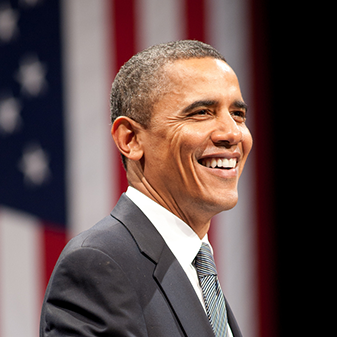
#> input picture 01.DETECT A SMILE ALONG WITH FACE FROM WEBCAM/image_examples/obama.jpg, 337 x 337 px
$ python 02.DETECT_FACE_EYE_SMILE_FROM_IMAGE.py
#> lines starting #> are read from the running program, lines starting #| are printed output that depends on the picture
# -*- coding: utf-8 -*-
"""
Created on Sun May 24 14:00:51 2020

@author: INE12363221
"""
#REF:
#PART1: https://towardsdatascience.com/the-intuition-behind-facial-detection-the-viola-jones-algorithm-29d9106b6999
#PART2: https://towardsdatascience.com/facial-recognition-happiness-bbb3c4293d1d
import numpy as np
import cv2

# We point OpenCV's CascadeClassifier function to where our
# classifier (XML file format) is stored
face_cascade = cv2.CascadeClassifier('Haarcascades/haarcascade_frontalface_default.xml') # We load the cascade for the face.
eye_cascade = cv2.CascadeClassifier('Haarcascades/haarcascade_eye.xml') # We load the cascade for the eyes.
smile_cascade = cv2.CascadeClassifier('Haarcascades/haarcascade_smile.xml') # We load the cascade for the eyes.

# Load our image then convert it to grayscale
image = cv2.imread('image_examples/obama.jpg')
#> image is the input picture: shape (337, 337, 3); mean B, G, R 76.1, 77.4, 96.7
gray = cv2.cvtColor(image, cv2.COLOR_BGR2GRAY)
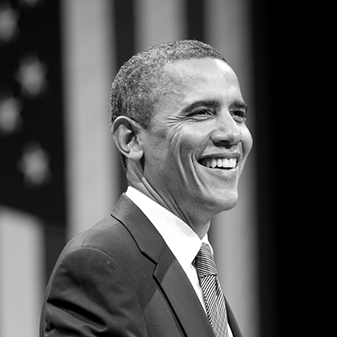
#> gray: shape (337, 337); min 0, max 255, mean 83

def detect(gray, frame): # We create a function that takes as input the image in black and white (gray) and the original image (frame), and that will return the same image with the detector rectangles.
    faces = face_cascade.detectMultiScale(gray, 1.3, 5) # We apply the detectMultiScale method from the face cascade to locate one or several faces in the image.
#> faces = [[161, 66, 119, 119]]
    for (x, y, w, h) in faces: # For each detected face:
        cv2.rectangle(frame, (x, y), (x+w, y+h), (255, 0, 0), 2) # We paint a rectangle around the face.
        roi_gray = gray[y:y+h, x:x+w] # We get the region of interest in the black and white image.
        roi_color = frame[y:y+h, x:x+w] # We get the region of interest in the colored image.
        eyes = eye_cascade.detectMultiScale(roi_gray, 1.1, 3) # We apply the detectMultiScale method to locate one or several eyes in the image.
        for (ex, ey, ew, eh) in eyes: # For each detected eye:
            cv2.rectangle(roi_color,(ex, ey),(ex+ew, ey+eh), (0, 255, 0), 2) # We paint a rectangle around the eyes, but inside the referential of the face.
        smile = smile_cascade.detectMultiScale(roi_gray, 1.7, 20)
        for (x_smile, y_smile, w_smile, h_smile) in smile:
            cv2.rectangle(roi_color,(x_smile, y_smile),(x_smile+w_smile, y_smile+h_smile), (200, 0, 130), 2)
#> this loop made 1 pass
#> pass 1, in detect, `roi_gray = gray[y:y+h, x:x+w]`:
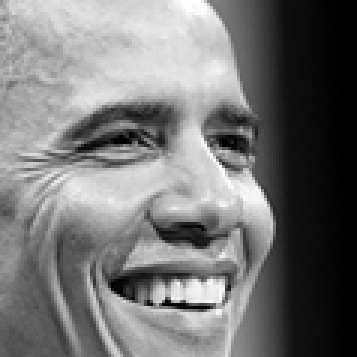
#> roi_gray: shape (119, 119) (shown 3 times larger); min 0, max 255, mean 117.4
#> pass 1, in detect, `roi_color = frame[y:y+h, x:x+w]`:
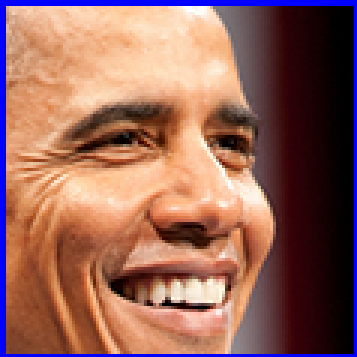
#> roi_color: shape (119, 119, 3) (shown 3 times larger); mean B, G, R 90.7, 100.2, 147.4
    return frame # We return the image with the detector rectangles.

img=detect(gray,image)
cv2.imshow('img',img)
cv2.waitKey(0)

cv2.destroyAllWindows()

$ run again, with 01.DETECT A SMILE ALONG WITH FACE FROM WEBCAM/image_examples/Trump.jpg copied over 01.DETECT A SMILE ALONG WITH FACE FROM WEBCAM/image_examples/obama.jpg
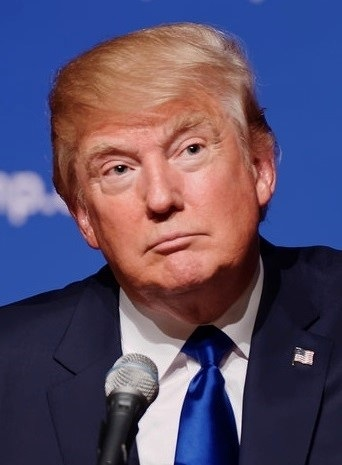
#> input picture 01.DETECT A SMILE ALONG WITH FACE FROM WEBCAM/image_examples/Trump.jpg, 342 x 465 px
#> image is the input picture: shape (465, 342, 3); mean B, G, R 104.9, 77.8, 89.5
#> `gray = cv2.cvtColor(image, cv2.COLOR_BGR2GRAY)`:
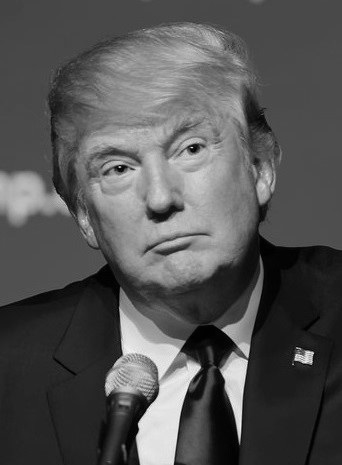
#> gray: shape (465, 342); min 0, max 252, mean 84.4
#> faces = [[53, 70, 215, 215]]
#> the loop in detect, `for (x, y, w, h) in faces:` made 1 pass
#> (x, y, w, h, eyes) on pass 1: (53, 70, 215, 215, [[54, 86, 25, 25], [114, 57, 43, 43], [43, 72, 48, 48]])
#> after the loop in detect, `for (x, y, w, h) in faces:`:
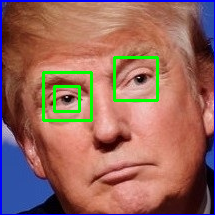
#> roi_color: shape (215, 215, 3); mean B, G, R 94.3, 103.6, 150.4
